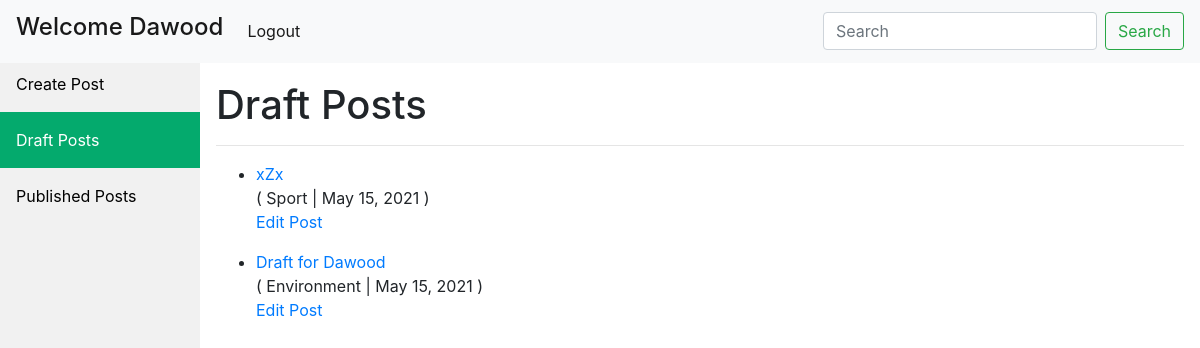
Page /post/status/ (signed in) on the committed database.
### blog/models.py (models this page shows, shortened)
class Post(models.Model):
    title = models.CharField(max_length=200, unique=True)
    owner = models.ForeignKey(settings.AUTH_USER_MODEL , on_delete=models.CASCADE)
    category = models.ForeignKey('Category', on_delete=models.CASCADE)
    slug = models.SlugField(max_length=200, unique=True)
    updated_on = models.DateTimeField(auto_now= True)
    content = RichTextField(blank=True, null=True)
    created_on = models.DateTimeField(auto_now_add=True)
    status = models.IntegerField(choices=STATUS, default=0)
    class Meta:
        ordering = ['-created_on']

class Category(models.Model):
    name = models.CharField(max_length = 200)
    def __str__(self):
        return self.name
    class Meta:
         verbose_name_plural = "Categories"

### blog/views.py (the view)
# urls.py: path('post/status/',views.author_panel_drafts ,name= 'drafts'),
@login_required
def author_panel_drafts(request):
    posts = Post.objects.filter(owner=request.user, status=0)
    owners = Post.objects.filter(owner=request.user)[:1]
    context = {
        "posts": posts,
        "owners": owners,
    }
    return render(request, "blog/author_panel_drafts.html", context)

### blog/templates/blog/author_panel_drafts.html (shortened to what this page needs)
{%extends 'base0.html'%}
{%block head%}
<head>
</head>
{%endblock%}
  {%block owner%}
  {% for owner in owners %}
      <h4>Welcome {{ owner.owner }}</h4>
  {%endfor%}
  {% endblock %}
    {%block content%}
    <h1>Published Posts</h1><br>
    <h1>Draft Posts</h1><hr>
    {% for post in posts %}
    <ul>
      <li>
         <a href="{% url 'blog:post_detail' post.slug %}">{{ post.title }}</a> <br>( {{post.category}} | {{post.created_on |date }} )<br>
         <a href="{%url 'blog:update' post.slug %}">Edit Post</a>
      </li>
    </ul>
    {%endfor%}
    {%endblock%}

### rows in the picture
Post: owner "Dawood", title "xZx", category "Sport", created_on "May 15, 2021"
Post: title "Draft for Dawood", category "Environment", created_on "May 15, 2021"
